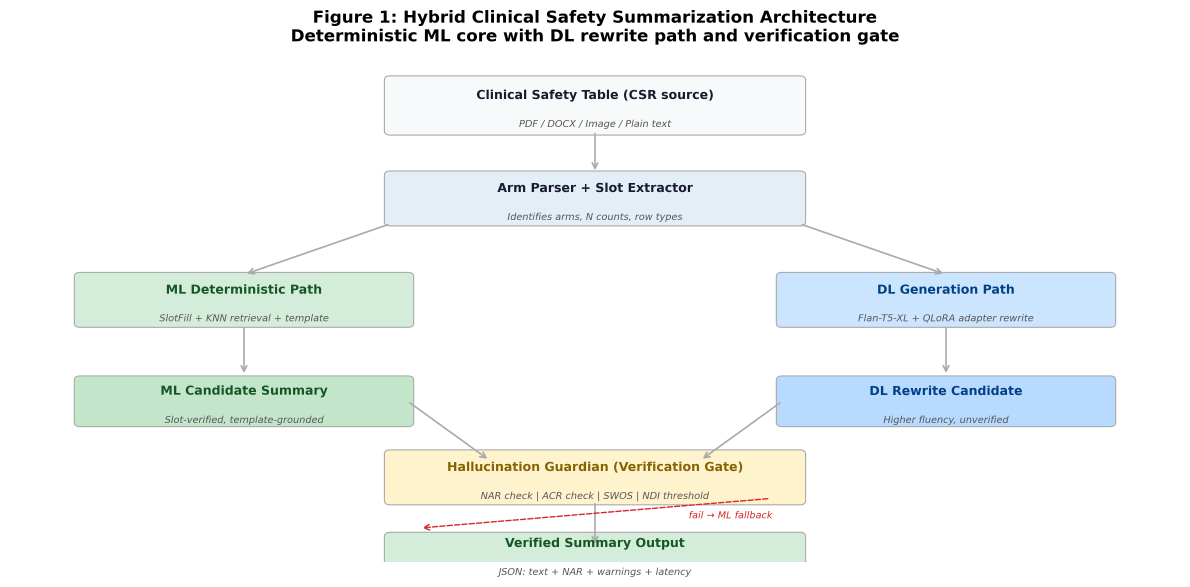
#> input picture data/figures/figure1_architecture.png, 3570 x 1760 px, found by its file name (shown at 1/3 size)
$ python generate_combined_images.py
#> lines starting #> are read from the running program, lines starting #| are printed output that depends on the picture
from pathlib import Path

from PIL import Image, ImageOps, ImageDraw


def build_collage(title: str, image_paths: list[Path], out_path: Path) -> None:
#> called with title = 'Core Evaluation'
    missing = [str(p) for p in image_paths if not p.exists()]
    if missing:
        raise FileNotFoundError(f"Missing input images for {title}: {missing}")

    cols, rows = 3, 2
    tile_w, tile_h = 900, 500
    margin = 28
    top_pad = 90
    canvas_w = cols * tile_w + (cols + 1) * margin
    canvas_h = rows * tile_h + (rows + 1) * margin + top_pad

    canvas = Image.new("RGB", (canvas_w, canvas_h), "white")
#> canvas: PIL image 2812x1174 RGB; every value is 255
    draw = ImageDraw.Draw(canvas)
    draw.text((margin, margin), title, fill="black")

    for i, p in enumerate(image_paths):
        with Image.open(p) as img:
#> img is the input picture: PIL image 3570x1760 RGBA; mean R, G, B, A 242.3, 245.6, 244.7, 255
            tile = ImageOps.contain(img.convert("RGB"), (tile_w, tile_h), method=Image.Resampling.LANCZOS)
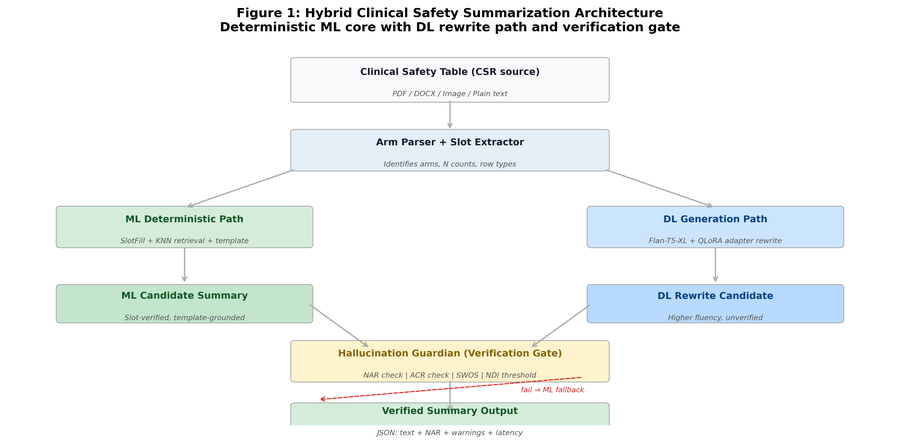
#> tile: PIL image 900x444 RGB; mean R, G, B 242.2, 245.5, 244.6
        bg = Image.new("RGB", (tile_w, tile_h), "white")
#> bg: PIL image 900x500 RGB; every value is 255
        xoff = (tile_w - tile.width) // 2
#> xoff = 0
        yoff = (tile_h - tile.height) // 2
#> yoff = 28
        bg.paste(tile, (xoff, yoff))
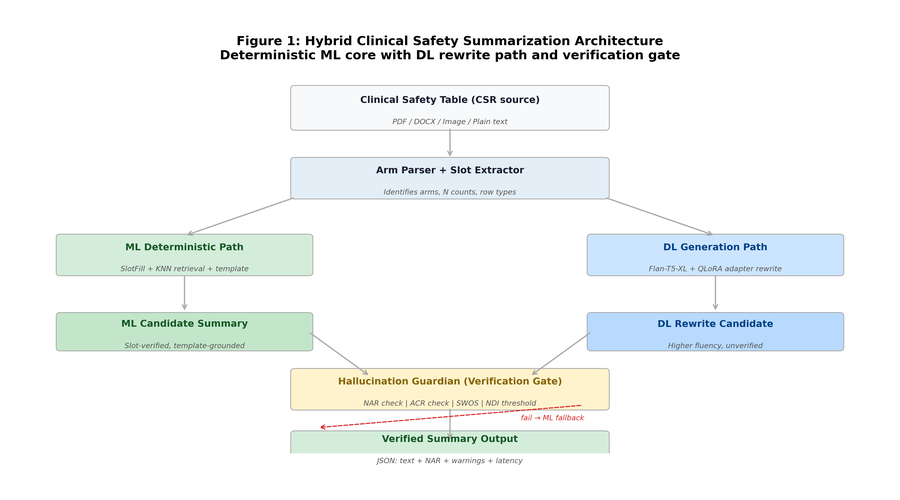
#> bg: PIL image 900x500 RGB; mean R, G, B 243.6, 246.6, 245.8

        col = i % cols
        row = i // cols
        x = margin + col * (tile_w + margin)
        y = top_pad + margin + row * (tile_h + margin)
        canvas.paste(bg, (x, y))
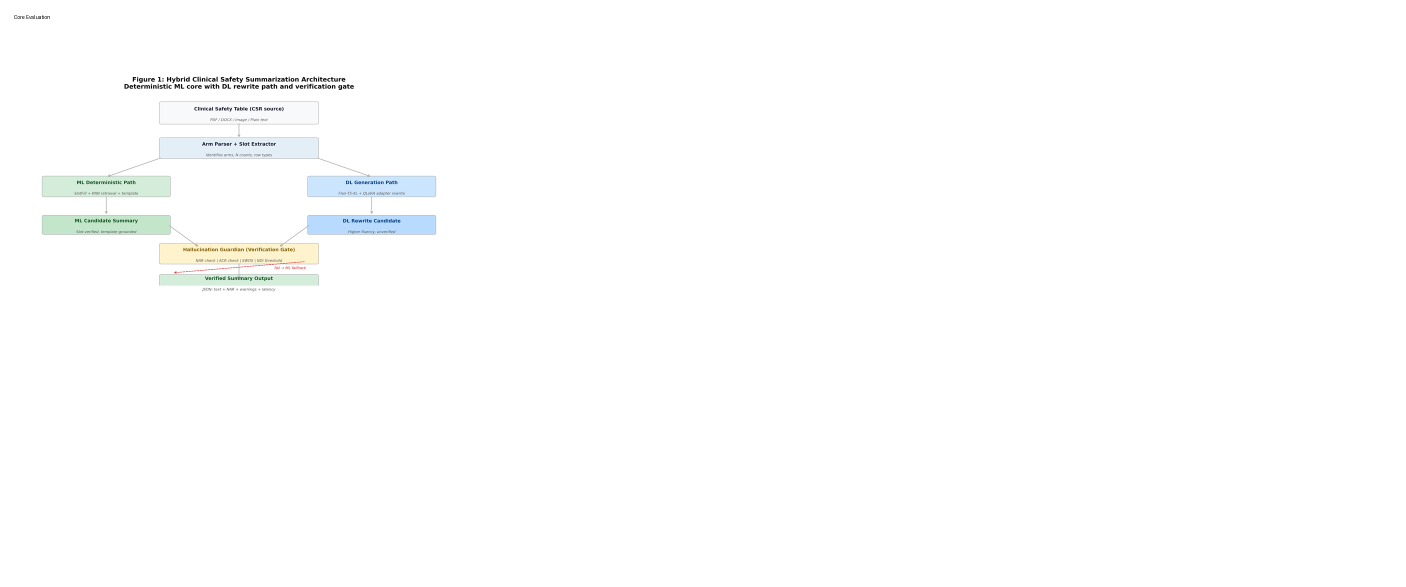
#> canvas: PIL image 2812x1174 RGB (shown at 1/2 size); mean R, G, B 253.4, 253.8, 253.7
#> pass 2 of the loop in build_collage, `for i, p in enumerate(image_paths):`:
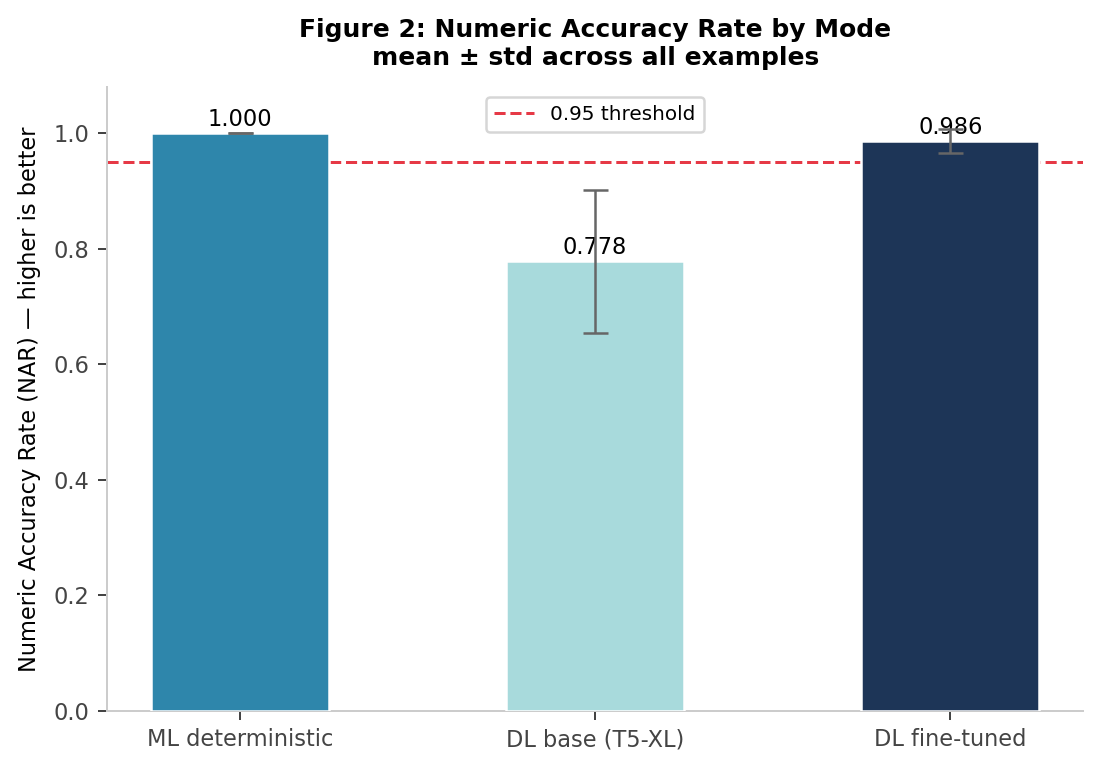
#> input picture data/figures/figure2_nar.png, 1101 x 769 px, found by its file name
#> in build_collage, img is the input picture: PIL image 1101x769 RGBA; mean R, G, B, A 190.8, 208.5, 217.1, 255
#> tile: PIL image 716x500 RGB
#> in build_collage, `bg.paste(tile, (xoff, yoff))`:
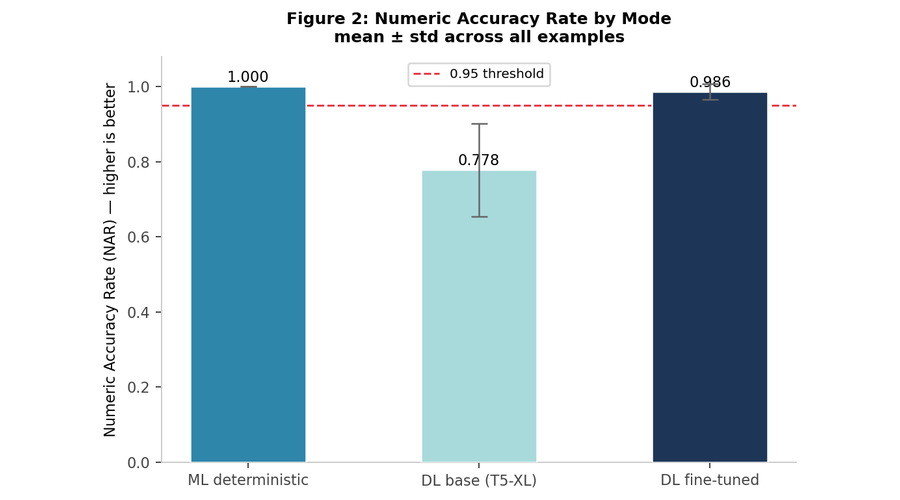
#> bg: PIL image 900x500 RGB; mean R, G, B 203.8, 217.8, 224.7
#> in build_collage, `canvas.paste(bg, (x, y))`:
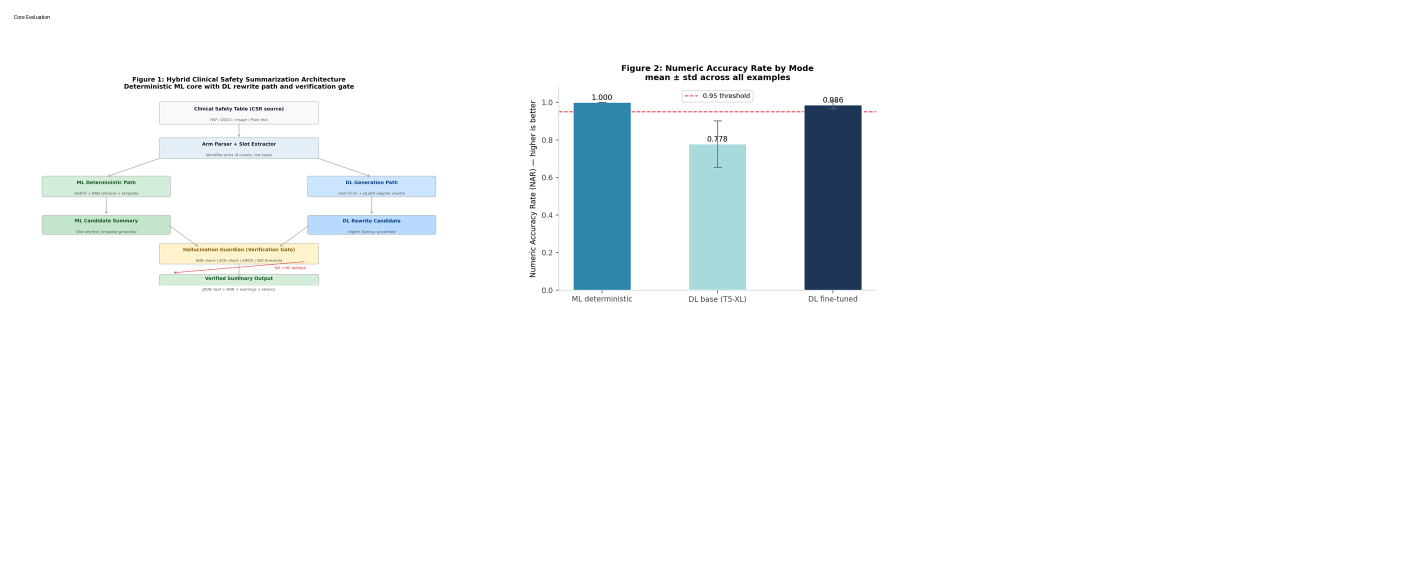
#> canvas: PIL image 2812x1174 RGB (shown at 1/2 size); mean R, G, B 246.5, 248.8, 249.6
#> pass 3 of the loop in build_collage, `for i, p in enumerate(image_paths):`:
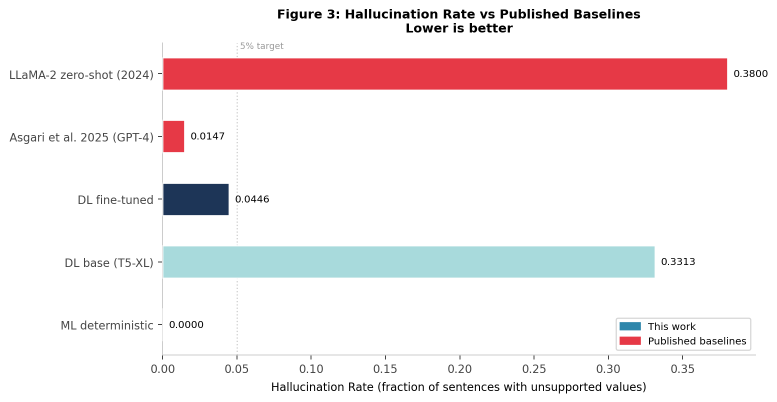
#> input picture data/figures/figure3_hallucination.png, 1554 x 804 px, found by its file name (shown at 1/2 size)
#> in build_collage, img is the input picture: PIL image 1554x804 RGBA; mean R, G, B, A 243.7, 236.1, 237.2, 255
#> tile: PIL image 900x466 RGB
#> in build_collage, `bg.paste(tile, (xoff, yoff))`:
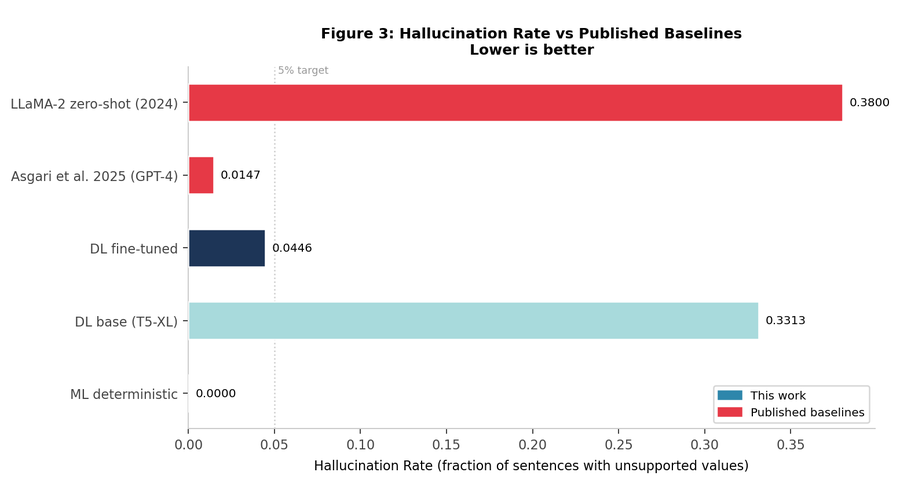
#> bg: PIL image 900x500 RGB; mean R, G, B 244.2, 237.2, 238.2
#> in build_collage, `canvas.paste(bg, (x, y))`:
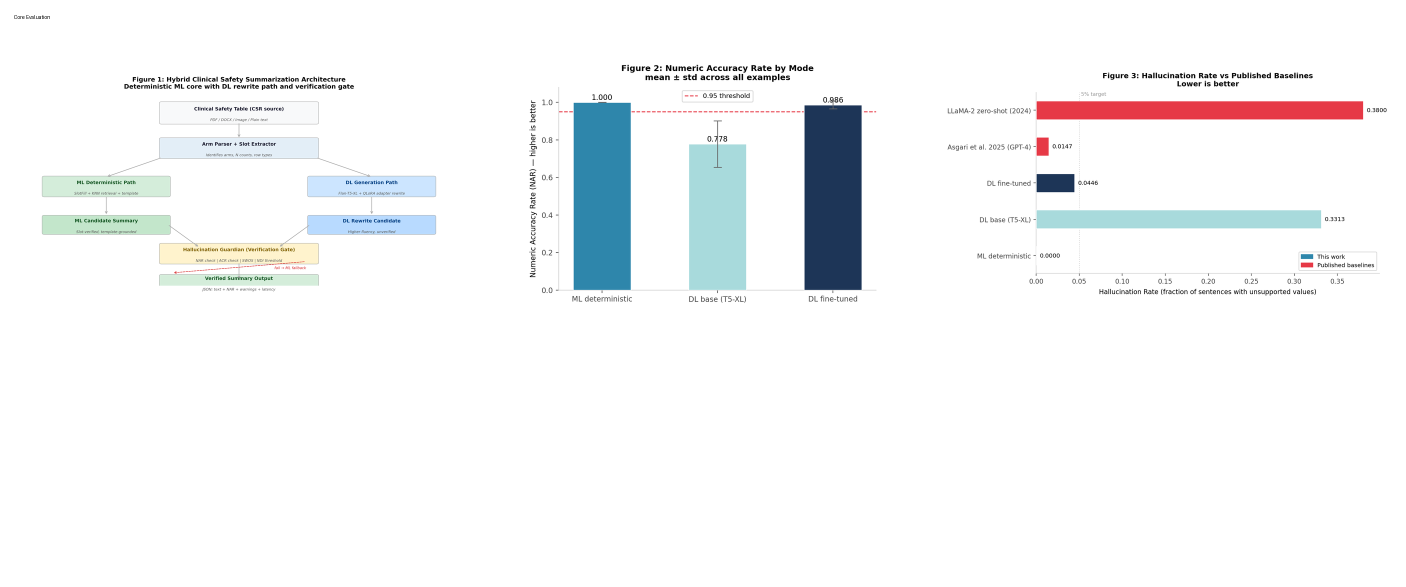
#> canvas: PIL image 2812x1174 RGB (shown at 1/2 size); mean R, G, B 245, 246.3, 247.3
#> the loop made 6 passes; the first 3 are shown

    canvas.save(out_path, format="PNG")
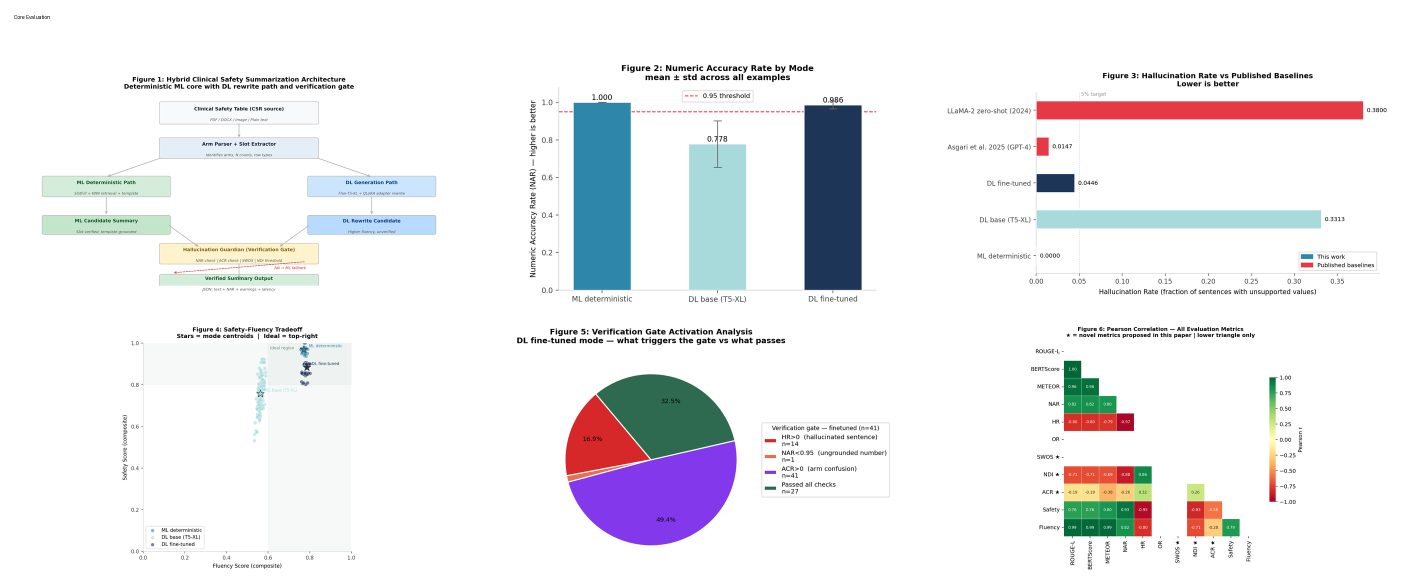
#> saved as combined_core_results.png: PIL image 2812x1174 RGB (shown at 1/2 size); mean R, G, B 237.9, 238, 240.4


def main() -> None:
    fig_dir = Path("data/figures")

    core = [
        fig_dir / "figure1_architecture.png",
        fig_dir / "figure2_nar.png",
        fig_dir / "figure3_hallucination.png",
        fig_dir / "figure4_scatter.png",
        fig_dir / "figure5_gate.png",
        fig_dir / "figure6_correlation.png",
    ]
    advanced = [
        fig_dir / "figure7_loo_learning_curve.png",
        fig_dir / "figure8_metric_correlation.png",
        fig_dir / "figure9_error_composition.png",
        fig_dir / "figure10_system_profile.png",
        fig_dir / "figure11_ablation_safety_delta.png",
        fig_dir / "figure12_ablation_metric_deltas.png",
    ]

    out_1 = fig_dir / "combined_core_results.png"
    out_2 = fig_dir / "combined_advanced_results.png"

    build_collage("Core Evaluation", core, out_1)
    build_collage("Advanced + Ablation", advanced, out_2)

    print(f"created: {out_1}")
    print(f"created: {out_2}")


if __name__ == "__main__":
#> (the run stopped early here; a loop or call above may not have finished)
